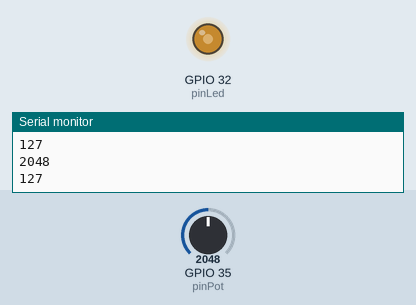
The sketch below on a simulated ESP32. Parts: output pins drawn as LEDs (lit = HIGH), the last lines printed to the serial monitor. The inputs (shaded band) are chosen by the test bench; at power-on: GPIO 35 (pinPot) = 2048.

Above: at 2.2 s.
2.3 s: GPIO 35 (pinPot) set to 2866
At 3.8 s:
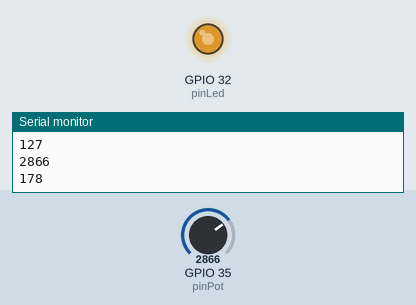
4.5 s: GPIO 35 (pinPot) set to 3603
At 5.4 s:
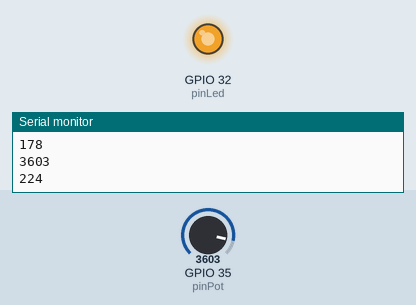
6.5 s: GPIO 35 (pinPot) set to 491
At 8.1 s:
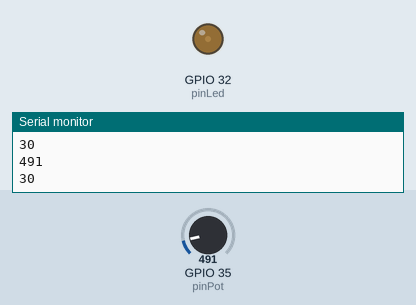
8.5 s: GPIO 35 (pinPot) set to 2047
At 9.7 s:
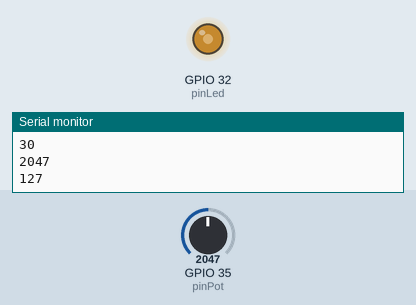
Timing chart, 0 to 11.5 s (numbered marks = the images above; inputs shaded):
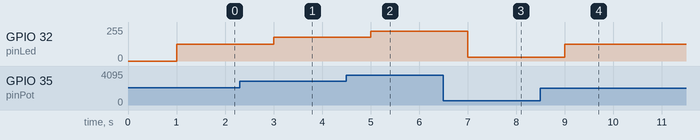

The sketch:

ESP32_Pote_Led_PWM.ino
```cpp
/* controlar la intensidad del led con un Pote usando PWM */

// Declaramos la intensidad del brillo
int BRILLO = 0;
// Pin de entrada del potenciometro
int pinPot=35;
// Pin de salida al led
int pinLed=32;
//Características del PWM
const int frecuencia = 1000;
const int canal = 0;
const int resolucion = 10;


void setup()
{
  Serial.begin(115200);
  //Inicializamos las características del pwm
  ledcSetup(canal, frecuencia, resolucion);
  // Definimos que el pin 2 sacara el voltaje
  ledcAttachPin(pinLed, OUTPUT);
  delay(1000);
}


void loop()
{
  //Obtenemos la señal del potenciometro
  BRILLO = analogRead(pinPot);

  //Mostramos la señal del potenciometro
  Serial.println(BRILLO);

  //desde 0 a 4095
  //Dividimos la señal en entre 16
  //BRILLO = (BRILLO / 16.2);

  // o usamos la funcin Map que es mas elegante
  BRILLO = map(BRILLO, 0,4095, 0,255);
  Serial.println(BRILLO);

  //Encendemos el led
  //ledcWrite(pinLed, BRILLO);
  analogWrite(pinLed, BRILLO);
  delay(1000);
}
```

Measured:
- after the input at 2.3 s, GPIO 32 (pinLed): 127/255 → 178/255 after 0.70 s
- after the input at 4.5 s, GPIO 32 (pinLed): 178/255 → 224/255 after 0.50 s
- after the input at 6.5 s, GPIO 32 (pinLed): 224/255 → 30/255 after 0.50 s
- after the input at 8.5 s, GPIO 32 (pinLed): 30/255 → 127/255 after 0.50 s
